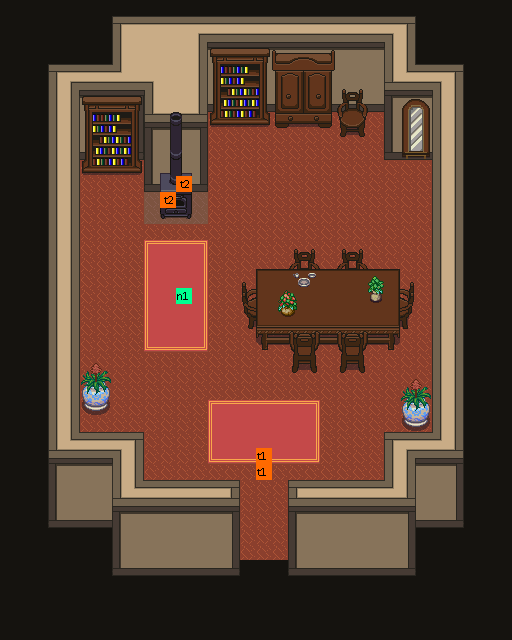

Rendered tile map (Tiled .tmx) drawn with the repository's tilesets; below, a short description and the map source with its tile grids summarised:
An orthogonal 32x40 tile map with 16x16 px tiles, 8 tile layers (ground0, ground1, wall0, wall1, ...), 2 hidden layers not drawn, 9 tilesets.

<map version="1.0" orientation="orthogonal" renderorder="right-down" width="32" height="40" tilewidth="16" tileheight="16">
 <tileset firstgid="1" name="1" tilewidth="16" tileheight="16">
  <image source="../../tileset/v1.3/1.png" width="800" height="800" />
 </tileset>
 <tileset firstgid="2501" name="2" tilewidth="16" tileheight="16">
  <image source="../../tileset/v1.3/2.png" width="800" height="800" />
 </tileset>
 <tileset firstgid="5001" name="3" tilewidth="16" tileheight="16">
  <image source="../../tileset/v1.3/3.png" width="800" height="800" />
 </tileset>
 <tileset firstgid="7501" name="4" tilewidth="16" tileheight="16">
  <image source="../../tileset/v1.3/4.png" width="800" height="800" />
 </tileset>
 <tileset firstgid="10001" name="5" tilewidth="16" tileheight="16">
  <image source="../../tileset/v1.3/5.png" width="800" height="800" />
 </tileset>
 <tileset firstgid="12501" name="6" tilewidth="16" tileheight="16">
  <image source="../../tileset/v1.3/6.png" width="800" height="800" />
 </tileset>
 <tileset firstgid="15001" name="7" tilewidth="16" tileheight="16">
  <image source="../../tileset/v1.3/7.png" width="800" height="800" />
 </tileset>
 <tileset firstgid="17501" name="8" tilewidth="16" tileheight="16">
  <image source="../../tileset/v1.3/8.png" width="800" height="800" />
 </tileset>
 <tileset firstgid="20001" name="9" tilewidth="16" tileheight="16">
  <image source="../../tileset/v1.3/9.png" width="800" height="800" />
 </tileset>
 <layer name="ground0" width="32" height="40">
  <data>[1280 cells, 1280 non-empty, 3 distinct tile ids]</data>
 </layer>
 <layer name="ground1" width="32" height="40">
  <data>[1280 cells, 56 non-empty, 9 distinct tile ids]</data>
 </layer>
 <layer name="wall0" width="32" height="40">
  <data>[1280 cells, 467 non-empty, 35 distinct tile ids]</data>
 </layer>
 <layer name="wall1" width="32" height="40">
  <data>[1280 cells, 0 non-empty, 0 distinct tile ids]</data>
 </layer>
 <layer name="deco0" width="32" height="40">
  <data>[1280 cells, 28 non-empty, 22 distinct tile ids]</data>
 </layer>
 <layer name="deco1" width="32" height="40">
  <data>[1280 cells, 160 non-empty, 92 distinct tile ids]</data>
 </layer>
 <layer name="deco2" width="32" height="40">
  <data>[1280 cells, 24 non-empty, 16 distinct tile ids]</data>
 </layer>
 <layer name="ABOVE_OVERWRITE" width="32" height="40" visible="0" opacity="0.9">
  <data>[1280 cells, 0 non-empty, 0 distinct tile ids]</data>
 </layer>
 <layer name="COLLISION_OVERWRITE" width="32" height="40" visible="0">
  <data>[1280 cells, 0 non-empty, 0 distinct tile ids]</data>
 </layer>
 <layer name="SPOT" width="32" height="40">
  <data>[1280 cells, 5 non-empty, 3 distinct tile ids]</data>
 </layer>
</map>
